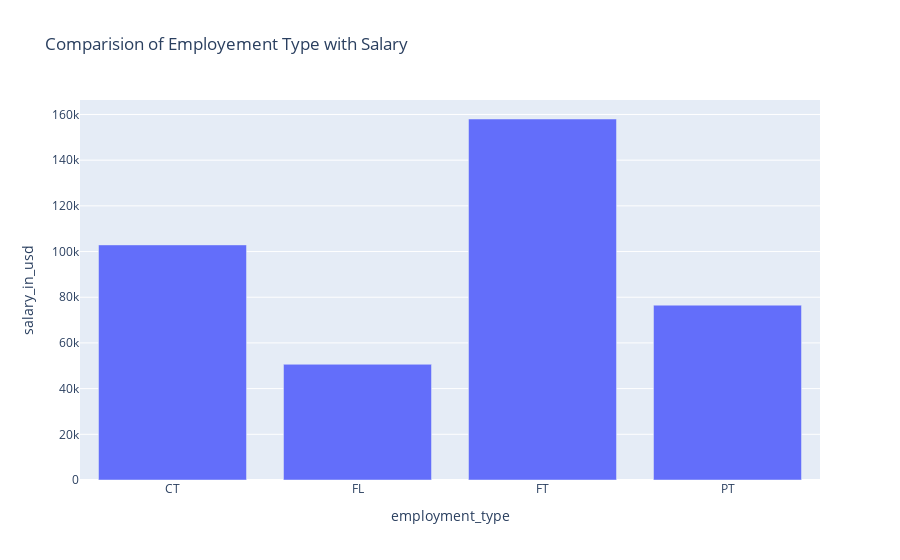

Source (notebook cell):
### Code cell
grouped = df.groupby('employment_type')['salary_in_usd'].mean().reset_index()
px.bar(grouped,x='employment_type',y='salary_in_usd',title="Comparision of Employement Type with Salary")

### Figure 1 — Plotly figure (JSON) as saved in the notebook; plotly's stock layout.template omitted (floating-point values rounded to 4 significant figures)
{"data": [{"hovertemplate": "employment_type=%{x}<br>salary_in_usd=%{y}<extra></extra>", "legendgroup": "", "marker": {"color": "#636efa", "pattern": {"shape": ""}}, "name": "", "orientation": "v", "showlegend": false, "textposition": "auto", "type": "bar", "x": ["CT", "FL", "FT", "PT"], "xaxis": "x", "y": [102900.0, 50650.0, 158000.0, 76530.0], "yaxis": "y"}], "layout": {"barmode": "relative", "legend": {"tracegroupgap": 0}, "title": {"text": "Comparision of Employement Type with Salary"}, "xaxis": {"anchor": "y", "domain": [0, 1], "title": {"text": "employment_type"}}, "yaxis": {"anchor": "x", "domain": [0, 1], "title": {"text": "salary_in_usd"}}}}
